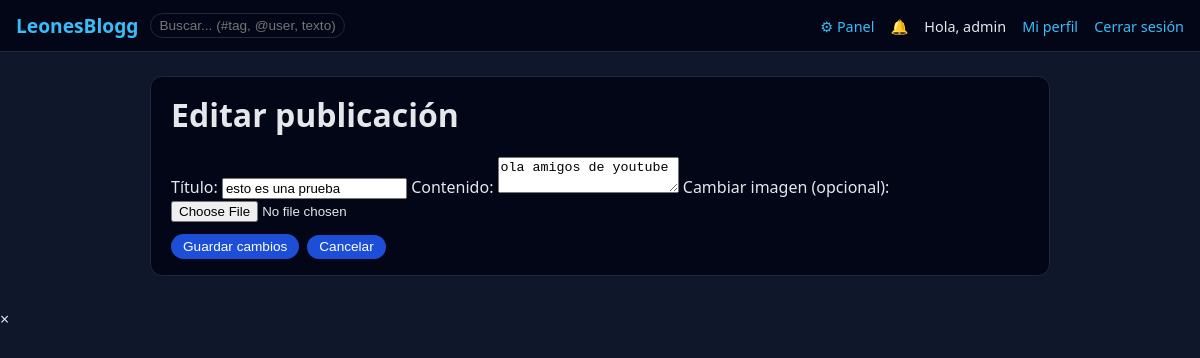
The page /user/posts/47/edit (signed in) on the database its author committed.
### tables this page shows
CREATE TABLE users (
            id INTEGER PRIMARY KEY AUTOINCREMENT,
            username TEXT UNIQUE NOT NULL,
            password_hash TEXT NOT NULL,
            role TEXT DEFAULT 'user',
            profile_image TEXT,
            bio TEXT DEFAULT '',
            link TEXT DEFAULT '',
            restricted_until TEXT,
            created_at TEXT DEFAULT CURRENT_TIMESTAMP
        );

CREATE TABLE posts (
            id INTEGER PRIMARY KEY AUTOINCREMENT,
            user_id INTEGER NOT NULL,
            title TEXT NOT NULL,
            content TEXT NOT NULL,
            image_filename TEXT,
            created_at TEXT DEFAULT CURRENT_TIMESTAMP
        );

### primary_server.py (the view, shortened to what this page needs)
@app.route("/user/posts/<int:post_id>/edit", methods=["GET", "POST"])
def edit_own_post(post_id):
    user = current_user()
    if not user:
        return redirect(url_for("login"))
    cur = conn.cursor()
    cur.execute("SELECT * FROM posts WHERE id = ?", (post_id,))
    row = cur.fetchone()
    if not row:
        return "Post no encontrado", 404
    post = dict(row)
    if post["user_id"] != user["id"]:
        return "No autorizado", 403
    return render_template(
        "edit_post.html",
        post=post,
        user=user,
        admin_allowed=is_admin_allowed()
    )

### primary_server.py (called while the page is built)
def current_user():
    if "user_id" not in session:
        return None
    cur = conn.cursor()
    cur.execute("SELECT * FROM users WHERE id = ?", (session["user_id"],))
    row = cur.fetchone()
    return dict(row) if row else None

def is_admin_allowed():
    user = current_user()
    if not user or user.get("role") != "admin":
        return False
    client_ip = request.remote_addr
    return client_ip in ADMIN_IPS

@app.context_processor
def inject_globals():
    user = current_user()
    notif_count = 0
    if user:
        cur = conn.cursor()
        cur.execute(
            "SELECT COUNT(*) FROM notifications WHERE user_id = ? AND read = 0",
            (user["id"],)
        )
        notif_count = cur.fetchone()[0]
    return {
        "notifications_count": notif_count,
        "DEFAULT_AVATAR_URL": DEFAULT_AVATAR_URL
    }

### templates/edit_post.html (shortened to what this page needs)
{% extends "base.html" %}
{% block content %}
<div class="card">
    <h1>Editar publicación</h1>
    <form method="post" action="{{ url_for('edit_own_post', post_id=post.id) }}" enctype="multipart/form-data">
        <label>
            Título:
            <input type="text" name="title" value="{{ post.title }}" required>
        </label>
        <label>
            Contenido:
            <textarea name="content" required>{{ post.content }}</textarea>
        </label>
        <label style="margin-top:0.5rem;">
            Cambiar imagen (opcional):
            <input type="file" name="image" accept="image/*">
        </label>
        <div style="margin-top:0.75rem; display:flex; gap:0.5rem; flex-wrap:wrap;">
            <button type="submit">Guardar cambios</button>
            <a href="{{ url_for('profile', username=user.username) }}">
                <button type="button">Cancelar</button>
            </a>
        </div>
    </form>
</div>
{% endblock %}

### templates/base.html (shortened to what this page needs)
<!doctype html>
<html lang="es">
<head>
    <link rel="stylesheet" href="{{ url_for('static', filename='styles.css') }}">
</head>
<body
    {% if user %}data-user-id="{{ user.id }}"{% endif %}
    data-notif-url="/api/notifications/new"
>
<nav class="navbar">
    <div class="nav-left">
        <a href="/" class="brand">LeonesBlogg</a>
        <form action="/search" method="get" class="nav-search">
            <input type="text" name="q" placeholder="Buscar... (#tag, @user, texto)">
        </form>
    </div>
    <div class="nav-right">
        {% if user and admin_allowed %}
            <a href="/admin/dashboard" class="nav-icon">⚙ Panel</a>
        {% endif %}
        {% if user %}
            <a href="/notifications" class="nav-icon" id="notif-icon">
                🔔
            </a>
            <span class="nav-user">Hola, {{ user.username }}</span>
            <a href="/profile/{{ user.username }}">Mi perfil</a>
            <a href="/logout">Cerrar sesión</a>
        {% else %}
            <a href="/login">Iniciar sesión</a>
            <a href="/register">Registrarse</a>
        {% endif %}
    </div>
</nav>
<main class="container">
    {% block content %}{% endblock %}
</main>
<div id="media-modal" class="media-modal">
    <span class="media-modal-close">&times;</span>
</div>
</body>
</html>

### static/styles.css (style rules this page uses)
body { margin: 0; font-family: system-ui, -apple-system, BlinkMacSystemFont, "Segoe UI", sans-serif; background: #0f172a; color: #e5e7eb; }
a { color: #38bdf8; text-decoration: none; }
.navbar { background: #020617; border-bottom: 1px solid #1f2937; padding: 0.75rem 1rem; display: flex; align-items: center; justify-content: space-between; }
.nav-left { display: flex; align-items: center; gap: 0.75rem; }
.nav-right a, .nav-right span { margin-left: 0.75rem; font-size: 0.9rem; }
.brand { font-weight: 700; font-size: 1.2rem; color: #38bdf8; }
.nav-search input { padding: 0.25rem 0.5rem; border-radius: 999px; border: 1px solid #1f2937; background: #020617; color: #e5e7eb; font-size: 0.85rem; }
.nav-icon { position: relative; }
.container { max-width: 900px; margin: 1.5rem auto 2rem; padding: 0 1rem; }
.card { background: #020617; border-radius: 0.75rem; padding: 1rem 1.25rem; margin-bottom: 1rem; border: 1px solid #1f2937; }
h1, h2, h3 { margin-top: 0; color: #e5e7eb; }
button { background: #1d4ed8; border: none; border-radius: 999px; padding: 0.3rem 0.75rem; color: white; font-size: 0.85rem; cursor: pointer; }

### rows shown on the page
users: username "admin"
posts: title "esto es una prueba", content "ola amigos de youtube"
